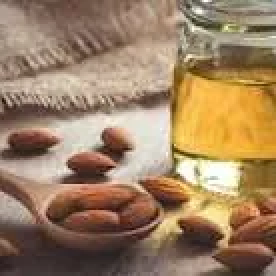
#> input picture workspace/images/0c2914e25a3c4b9e9e0f9aa9a8ff77c7_download_1x1.webp, 138 x 138 px (shown 2 times larger)
$ python -i media.py   (imports and definitions only)
#> lines starting #> are read from the running program, lines starting #| are printed output that depends on the picture
# =============================================================================
# KHAN HERBAL STORES — MEDIA ENGINE v3.0
# =============================================================================
# File: media.py
# Purpose: Image sourcing, WebP conversion, slot management, WP media push,
#          WC product push, POST featured image support, bulk operations.
#
# v3.0 CHANGES (vs v2.1):
#   - upload_single_media() — returns id+url for any upload
#   - upload_post_featured_image() — for blog posts
#   - upload_product_images() — new cleaner wrapper
#   - SlotManager tracks media_ids + media_urls
#   - Better error reporting on partial failures
# =============================================================================

# =============================================================================
# SECTION 1 — IMPORTS & CONSTANTS
# =============================================================================
import os
import io
import re
import json
import hashlib
import time
from pathlib import Path
from typing import Dict, List, Any, Optional, Tuple
from urllib.parse import quote_plus

try:
    import requests
except ImportError:
    print("ERROR: requests not installed.")
    raise

try:
    from PIL import Image
    PIL_AVAILABLE = True
except ImportError:
    PIL_AVAILABLE = False

# --- Paths ---
WORKSPACE = Path.cwd() / "workspace"
IMAGES_DIR = WORKSPACE / "images"
# [1 line not run here, left out]
LOG_FILE = WORKSPACE / "media.log"

# --- Defaults ---
DEFAULT_QUALITY = 80
DEFAULT_METHOD = 6
DEFAULT_SIZE = (1200, 1200)
DEFAULT_ASPECT = "1:1"
DEFAULT_FIT = "cover"

# --- Size presets ---
SIZE_PRESETS = {
    "300x300":   (300, 300),
    "600x600":   (600, 600),
    "800x800":   (800, 800),
    "1200x630":  (1200, 630),
    "1200x1200": (1200, 1200),
}
ASPECT_PRESETS = {
    "1:1":  (1, 1),
    "4:3":  (4, 3),
    "16:9": (16, 9),
    "3:2":  (3, 2),
    "Free": None,
}
FIT_OPTIONS = ["cover", "contain", "fill", "none", "scale-down"]

# --- HTTP ---
REQUEST_TIMEOUT = 30
MAX_DOWNLOAD_BYTES = 15 * 1024 * 1024
USER_AGENT = "Mozilla/5.0 (Windows NT 10.0; Win64; x64) KhanHerbalFactory/3.0"

# --- Retry ---
MAX_RETRIES = 3
RETRY_BACKOFF = [1, 2, 4]

# --- Slots ---
SLOT_COUNT = 5
FEATURED_SLOT = 0
GALLERY_SLOTS = [1, 2, 3, 4]


# =============================================================================
# SECTION 2 — IMAGE SOURCING
# =============================================================================
def google_images_url(query: str) -> str:
    return f"https://www.google.com/search?q={quote_plus(query)}&tbm=isch"


def openverse_url(query: str) -> str:
    return f"https://openverse.org/search/?q={quote_plus(query)}"


def pexels_url(query: str) -> str:
    return f"https://www.pexels.com/search/{quote_plus(query)}/"


# [76 lines left out: functions search_openverse, search_pexels, download_from_url, not called in this run]


# =============================================================================
# SECTION 3 — IMAGE PROCESSING
# =============================================================================
def convert_to_webp(src_path: str, dst_path: Optional[str] = None,
                     quality: int = DEFAULT_QUALITY,
                     method: int = DEFAULT_METHOD) -> Tuple[bool, str]:
    if not PIL_AVAILABLE:
        return False, "Pillow not installed"
    try:
        img = Image.open(src_path)
    except Exception as e:
        return False, f"Cannot open: {e}"

    if img.mode in ("P", "LA", "L"):
        img = img.convert("RGBA" if "A" in img.mode else "RGB")
    elif img.mode not in ("RGB", "RGBA"):
        img = img.convert("RGB")

    if not dst_path:
        dst_path = str(IMAGES_DIR / (Path(src_path).stem + ".webp"))

    try:
        img.save(dst_path, "WEBP", quality=quality, method=method, lossless=False)
        return True, dst_path
    except Exception as e:
        return False, f"WebP save: {e}"


def resize_image(src_path: str, size: Tuple[int, int],
                  dst_path: Optional[str] = None) -> Tuple[bool, str]:
    if not PIL_AVAILABLE:
        return False, "Pillow not installed"
    try:
        img = Image.open(src_path)
        img = img.resize(size, Image.Resampling.LANCZOS)
        if not dst_path:
            dst_path = str(IMAGES_DIR /
                            f"{Path(src_path).stem}_{size[0]}x{size[1]}.webp")
        img.save(dst_path, "WEBP", quality=DEFAULT_QUALITY, method=DEFAULT_METHOD)
        return True, dst_path
    except Exception as e:
        return False, f"Resize: {e}"


def apply_aspect_ratio(src_path: str, aspect: str = DEFAULT_ASPECT,
                        dst_path: Optional[str] = None) -> Tuple[bool, str]:
#> called with aspect = '1:1'
    if not PIL_AVAILABLE:
        return False, "Pillow not installed"
    if aspect not in ASPECT_PRESETS or ASPECT_PRESETS[aspect] is None:
        return True, src_path

    try:
        img = Image.open(src_path)
#> img is the input picture: PIL image 138x138 RGB; mean R, G, B 156.7, 128.2, 98.2
        w, h = img.size
#> w = 138; h = 138
        ar_w, ar_h = ASPECT_PRESETS[aspect]
        target = ar_w / ar_h
        current = w / h
#> current = 1

        if current > target:
            new_w = int(h * target)
            left = (w - new_w) // 2
            img = img.crop((left, 0, left + new_w, h))
        elif current < target:
            new_h = int(w / target)
            top = (h - new_h) // 2
            img = img.crop((0, top, w, top + new_h))

        if not dst_path:
            dst_path = str(IMAGES_DIR /
                            f"{Path(src_path).stem}_{aspect.replace(':','x')}.webp")
        img.save(dst_path, "WEBP", quality=DEFAULT_QUALITY, method=DEFAULT_METHOD)
        return True, dst_path
    except Exception as e:
        return False, f"Aspect: {e}"


def process_image_pipeline(src_path: str, size: Tuple[int, int],
                            aspect: str = DEFAULT_ASPECT,
                            quality: int = DEFAULT_QUALITY,
                            method: int = DEFAULT_METHOD) -> Tuple[bool, str]:
    """Full pipeline: aspect crop → resize → WebP."""
    ok, tmp = apply_aspect_ratio(src_path, aspect)
    if not ok:
        return False, tmp
    ok, resized = resize_image(tmp, size)
#> in resize_image, `img = img.resize(size, Image.Resampling.LANCZOS)`:
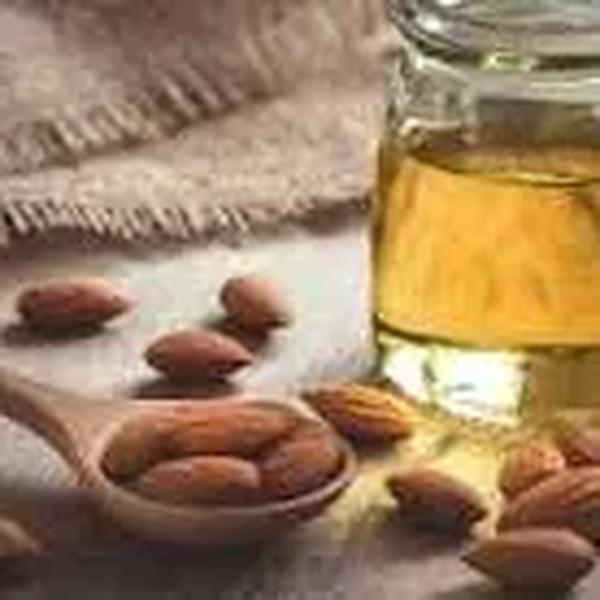
#> img: PIL image 600x600 RGB; mean R, G, B 156.8, 128.4, 98.1
    if not ok:
        return False, resized
    ok, final = convert_to_webp(resized, quality=quality, method=method)
    if not ok:
        return False, final
    return True, final


def generate_thumbnail(src_path: str) -> Tuple[bool, str]:
    return process_image_pipeline(src_path, (600, 600), "1:1")


# =============================================================================
# SECTION 4 — SLOT MANAGER
# =============================================================================
class SlotManager:
    """
    Manages 5 slots per product: 0=featured, 1-4=gallery.
    Also tracks WP media IDs and URLs after push.
    """

    # [25 lines left out: functions __init__, assign, mark_failed, not called in this run]

    def skip(self, slot: int) -> None:
        if slot in self.slots:
            self.slots[slot]["status"] = "skipped"

    # [8 lines left out: function status, not called in this run]

    def featured(self) -> Optional[str]:
        return self.slots[FEATURED_SLOT]["path"]

    def gallery(self) -> List[str]:
        return [self.slots[i]["path"] for i in GALLERY_SLOTS
                if self.slots[i]["path"]]

    # [6 lines left out: function all_paths, not called in this run]

    def failed_slots(self) -> List[int]:
        return [i for i, s in self.slots.items() if s["status"] == "failed"]


# [78 lines left out: functions retry_slot, bulk_summary, upload_single_media, not called in this run]


# Backward-compat alias
upload_media_to_wp = upload_single_media


# [189 lines left out: functions upload_gallery_to_wp, upload_post_featured_image, upload_post_gallery, push_product_via_wc_api, update_product_images_wc, update_product_stock and 1 more, not called in this run]


# =============================================================================
# SECTION 8 — ERROR HANDLING
# =============================================================================
_SECRET_PATTERNS = [
    r"ck_[A-Za-z0-9]{20,}",
    r"cs_[A-Za-z0-9]{20,}",
    r"(?i)(authorization|bearer|password|secret)\s*[:=]\s*\S+",
]


# [27 lines left out: functions redact_secrets, log_failure, tail_log, not called in this run]


class FailureTracker:
    def __init__(self):
        self.failures = []

    # [6 lines left out: function add, not called in this run]

    def count(self) -> int:
        return len(self.failures)

    # [5 lines left out: function summary, not called in this run]

    def to_dict(self) -> List[Dict[str, Any]]:
        return list(self.failures)


# [9 lines left out: function verify_media_exists, not called in this run]


# =============================================================================
# SECTION 9 — STANDALONE TEST
# =============================================================================
# [19 lines not run here, left out]

>>> result = generate_thumbnail('workspace/images/0c2914e25a3c4b9e9e0f9aa9a8ff77c7_download_1x1.webp')

$ run again, on workspace/images/17ca3d0582f94e6c9762c8b286b8e857_images_1x1_1200x1200.webp
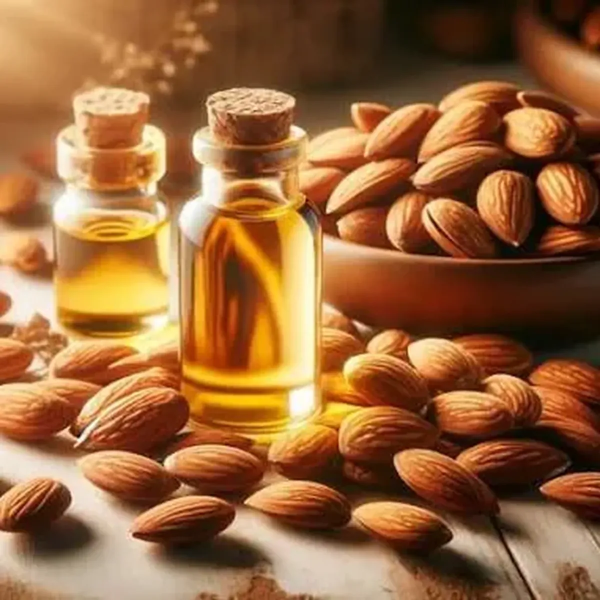
#> input picture workspace/images/17ca3d0582f94e6c9762c8b286b8e857_images_1x1_1200x1200.webp, 1200 x 1200 px (shown at 1/2 size)
#> in apply_aspect_ratio, img is the input picture: PIL image 1200x1200 RGB; mean R, G, B 152.5, 102.1, 60.2
#> in resize_image, `img = img.resize(size, Image.Resampling.LANCZOS)`:
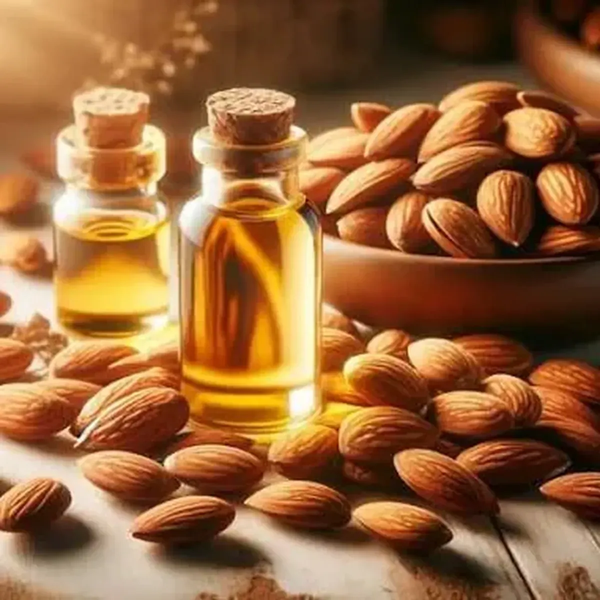
#> img: PIL image 600x600 RGB; mean R, G, B 152.3, 102.2, 60.1
